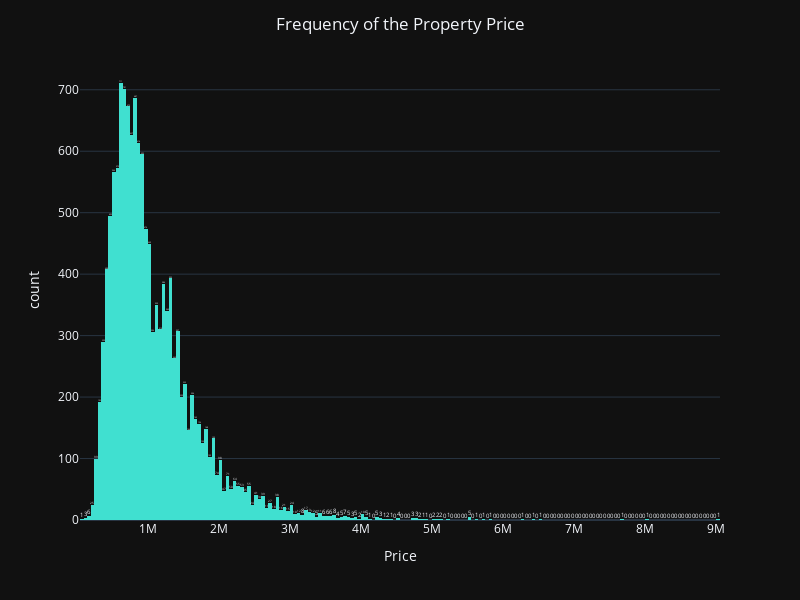

The code cell stored with this chart in its notebook:
### Markdown cell above
# Task 3: Interactive histogram

### Code cell
import pandas as pd
from matplotlib import pyplot as plt
import plotly.express as px

df = pd.read_csv('melb_data.csv')
xValue="Price"

fig=px.histogram(df,x=xValue,height=600,width=800,text_auto=True,color_discrete_sequence=['turquoise'],template="plotly_dark")
fig.update_traces(textposition="outside")
fig.update_layout(title_text="Frequency of the Property "+xValue, title_x=0.5)

fig.show()

### Figure 1 — Plotly figure (JSON) as saved in the notebook; plotly's stock layout.template omitted (floating-point values rounded to 4 significant figures; data arrays with more than 128 entries replaced by an {"elided": "..."} marker saying what was removed)
{"data": [{"alignmentgroup": "True", "bingroup": "x", "hovertemplate": "Price=%{x}<br>count=%{y}<extra></extra>", "legendgroup": "", "marker": {"color": "turquoise", "pattern": {"shape": ""}}, "name": "", "offsetgroup": "", "orientation": "v", "showlegend": false, "textposition": "outside", "texttemplate": "%{value}", "type": "histogram", "x": {"elided": "13580 int values"}, "xaxis": "x", "yaxis": "y"}], "layout": {"barmode": "relative", "height": 600, "legend": {"tracegroupgap": 0}, "margin": {"t": 60}, "title": {"text": "Frequency of the Property Price", "x": 0.5}, "width": 800, "xaxis": {"anchor": "y", "autorange": true, "domain": [0, 1], "range": [50000.0, 9050000.0], "title": {"text": "Price"}, "type": "linear"}, "yaxis": {"anchor": "x", "autorange": true, "domain": [0, 1], "range": [0, 748.4], "title": {"text": "count"}}}}
